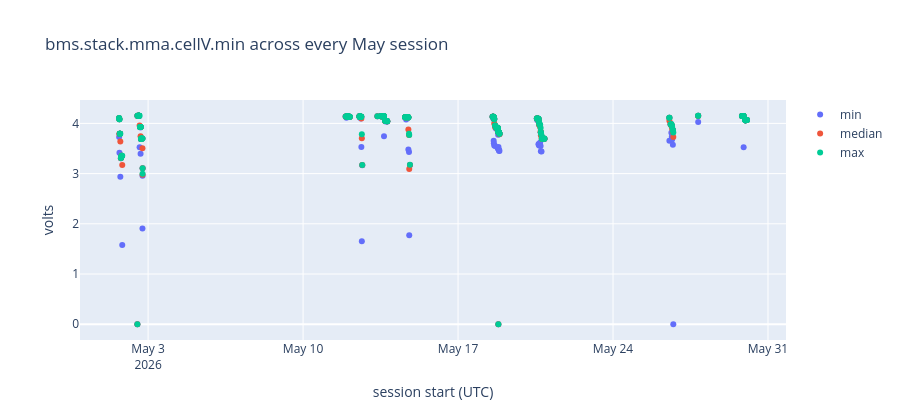

Notebook code for this chart:
### Markdown cell above
## 5. The season at a glance

One row per session, straight from the summary tier — the view that simply did not exist before.

### Code cell
season = tl.stats(VAR, month='2026-05')

fig = go.Figure()
fig.add_trace(go.Scatter(x=season['start_utc'], y=season['v_min'],
                         mode='markers', name='min'))
fig.add_trace(go.Scatter(x=season['start_utc'], y=season['v_p50'],
                         mode='markers', name='median'))
fig.add_trace(go.Scatter(x=season['start_utc'], y=season['v_max'],
                         mode='markers', name='max'))
fig.update_layout(title=f'{VAR} across every May session',
                  xaxis_title='session start (UTC)', yaxis_title='volts', height=420)
fig.show()

### Figure 1 — Plotly figure (JSON) as saved in the notebook; plotly's stock layout.template omitted (floating-point values rounded to 4 significant figures; data arrays with more than 128 entries replaced by an {"elided": "..."} marker saying what was removed)
{"data": [{"mode": "markers", "name": "min", "type": "scatter", "x": {"elided": "248 str values"}, "y": {"elided": "248 float values"}}, {"mode": "markers", "name": "median", "type": "scatter", "x": {"elided": "248 str values"}, "y": {"elided": "248 float values"}}, {"mode": "markers", "name": "max", "type": "scatter", "x": {"elided": "248 str values"}, "y": {"elided": "248 float values"}}], "layout": {"height": 420, "title": {"text": "bms.stack.mma.cellV.min across every May session"}, "xaxis": {"title": {"text": "session start (UTC)"}}, "yaxis": {"title": {"text": "volts"}}}}
